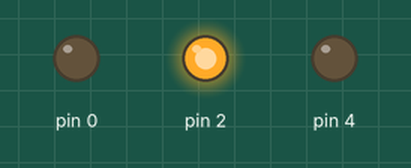
Recording of a sketch running on a simulated Arduino Uno, built with avr-gcc and run on an emulated ATmega328P. Shown: output pins drawn as LEDs (lit = HIGH).

Above: at 0.04 s.
At 0.31 s:
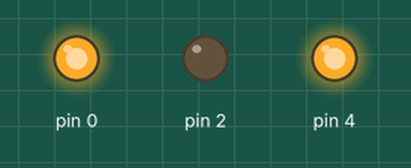
At 0.67 s:
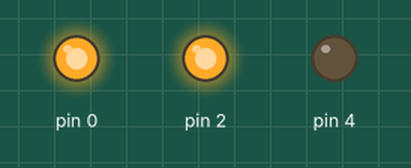
At 1.48 s:
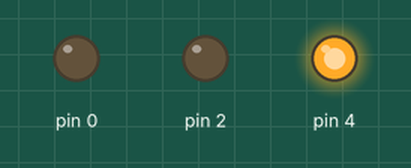
At 2.11 s:
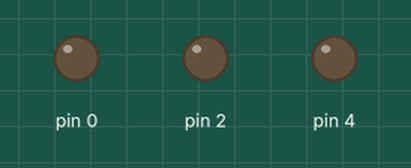
At 2.92 s:
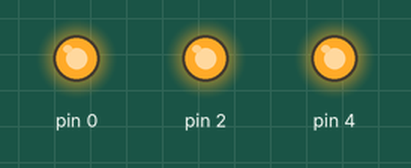
Timing chart, 0 to 3.2 s (numbered marks = the images above):
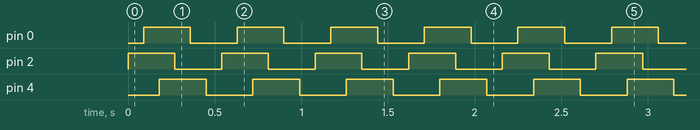

The sketch:

Practica_2.ino
```cpp
const int ledSize = 3;
int leds[ledSize];
bool onoff = true;
int n = 0, pausa=90;


void setup() {
  leds[0] = 2;
  leds[1] = 0;
  leds[2] = 4;
  for(int i = 0; i < ledSize; i++){
    pinMode(leds[i], OUTPUT);
  }
}

void loop() {
 if(onoff){
  digitalWrite(leds[n],HIGH);
 } else {
  digitalWrite(leds[n],LOW);
 }
 n++;

 if(n >= ledSize){
  if(onoff){
    onoff = false;
  } else {
    onoff = true;
  }
  n=0;
 }
 delay(pausa);
}
```

Measured:
- by itself, pin 0, pin 2, pin 4: alternates HIGH for 0.27 s and LOW for 0.27 s
- by itself, everything shown: repeats every 0.54 s, in 6 steps
